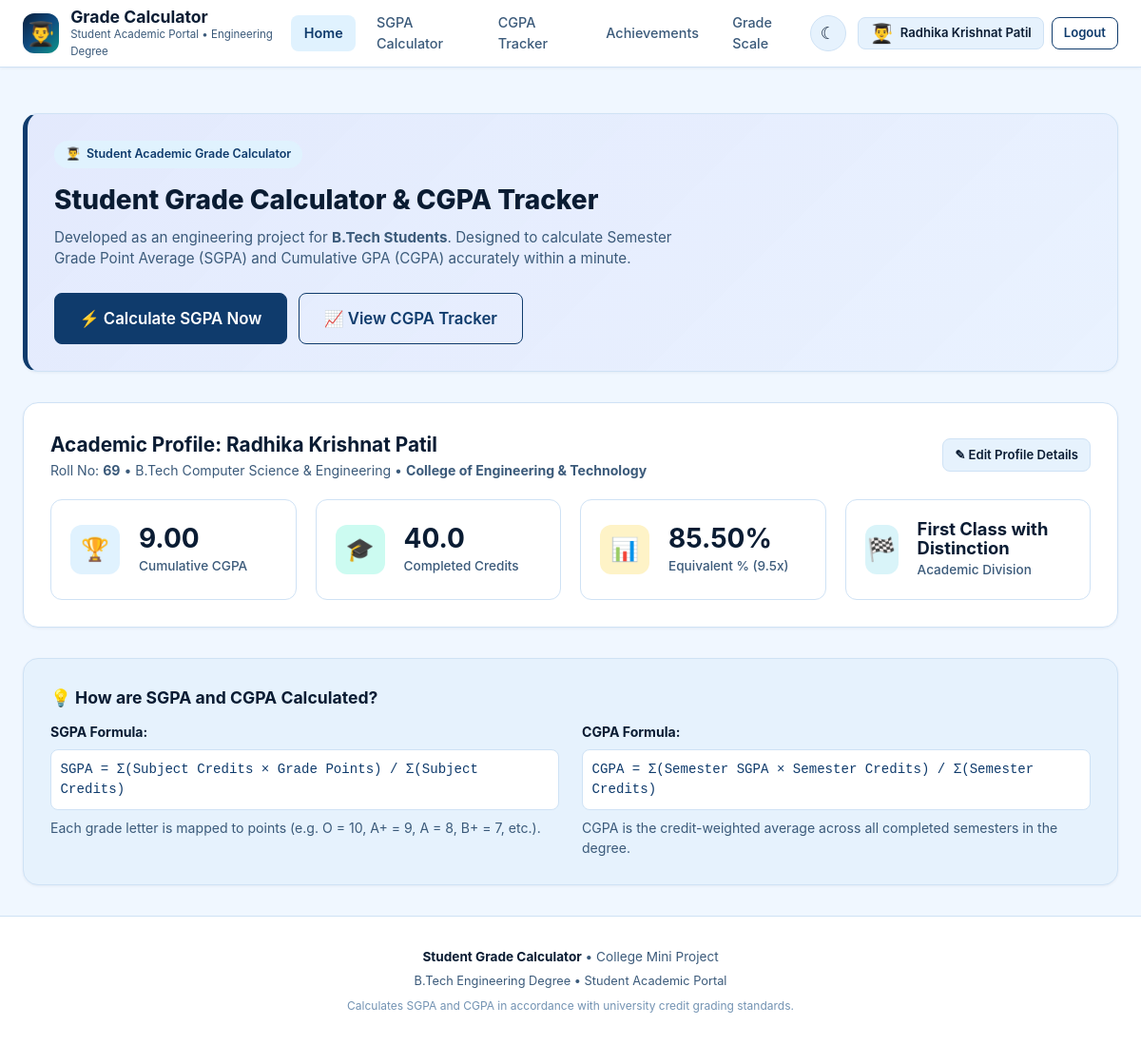
The page / (signed in) on the database its author committed.
### cgpa-calculator/backend/app.py (models this page shows, shortened)
class StudentProfile(db.Model):
    __tablename__ = "student_profiles"
    id = db.Column(db.Integer, primary_key=True)
    user_id = db.Column(db.Integer, db.ForeignKey("users.id"), nullable=False, unique=True)
    name = db.Column(db.String(120), default="Student")
    roll_no = db.Column(db.String(40), default="DS-201")
    prn = db.Column(db.String(40), default="202401234567")
    branch = db.Column(db.String(150), default="B.Tech Computer Science & Engineering")
    year = db.Column(db.String(80), default="Second Year (SY)")
    college = db.Column(db.String(200), default="Engineering Institute")
    updated_at = db.Column(db.DateTime, default=datetime.utcnow, onupdate=datetime.utcnow)

### cgpa-calculator/backend/app.py (the view)
@app.route("/")
def index():
    user = get_current_user()
    semesters = []
    cgpa_data = {"cgpa": 0.0, "total_credits": 0.0, "total_points": 0.0, "semester_count": 0}
    percentage = 0.0
    performance_class = "N/A"
    if user:
        semesters = Semester.query.filter_by(user_id=user.id).order_by(Semester.semester_no).all()
        sem_list = [{"credits": s.credits, "sgpa": s.sgpa, "semester_no": s.semester_no} for s in semesters]
        cgpa_data = calculate_cgpa(sem_list)
        if cgpa_data["cgpa"] > 0:
            percentage = calculate_percentage(cgpa_data["cgpa"], 9.5)
            performance_class = get_performance_class(cgpa_data["cgpa"])
    return render_template(
        "index.html",
        active_page="index",
        semesters=semesters,
        cgpa_data=cgpa_data,
        percentage=percentage,
        performance_class=performance_class
    )

### cgpa-calculator/backend/app.py (called while the page is built, shortened)
def get_current_user():
    if "user_id" in session:
        user = db.session.get(User, session["user_id"])
        if not user:
            session.pop("user_id", None)
            session.pop("username", None)
            return None
        return user
    return None

@app.context_processor
def inject_global_data():
    user = get_current_user()
    profile = user.profile if user else None
    return {
        "current_user": user,
        "current_profile": profile,
        "now": datetime.utcnow()
    }

### cgpa-calculator/backend/calculator.py (called while the page is built)
def calculate_percentage(cgpa: float, multiplier: float = 9.5) -> float:
    try:
        cgpa = float(cgpa)
        multiplier = float(multiplier)
    except (ValueError, TypeError):
        raise ValueError("CGPA and multiplier must be numeric.")
    if cgpa < 0 or cgpa > 10:
        raise ValueError("CGPA must be between 0.0 and 10.0.")
    if multiplier <= 0:
        raise ValueError("Multiplier must be greater than zero.")
    percentage = cgpa * multiplier
    return round(min(100.0, percentage), 2)

def get_performance_class(cgpa: float) -> str:
    if cgpa >= 7.75:
        return "First Class with Distinction"
    elif cgpa >= 6.75:
        return "First Class"
    elif cgpa >= 5.75:
        return "Higher Second Class"
    elif cgpa >= 5.00:
        return "Second Class"
    elif cgpa >= 4.00:
        return "Pass Class"
    else:
        return "Failed / Needs Improvement"

### cgpa-calculator/frontend/templates/index.html (shortened to what this page needs)
{% extends "base.html" %}
{% block content %}
<div class="card" style="margin-bottom: 2rem; background: linear-gradient(135deg, rgba(79, 70, 229, 0.08) 0%, rgba(59, 130, 246, 0.04) 100%); border-left: 5px solid var(--primary);">
  <div style="display: flex; justify-content: space-between; align-items: center; flex-wrap: wrap; gap: 1.5rem;">
    <div>
      <div class="college-tag">
        <span>👨‍🎓</span> Student Academic Grade Calculator
      </div>
      <h2 style="font-size: 1.75rem; font-weight: 800; color: var(--text-main); margin-bottom: 0.5rem;">
        Student Grade Calculator &amp; CGPA Tracker
      </h2>
      <p style="color: var(--text-muted); max-width: 650px; font-size: 0.95rem;">
        Developed as an engineering project for <strong>B.Tech Students</strong>.
        Designed to calculate Semester Grade Point Average (SGPA) and Cumulative GPA (CGPA) accurately within a minute.
      </p>
    </div>
    <div style="display: flex; gap: 0.75rem; flex-wrap: wrap;">
      <a href="{{ url_for('calculator_view') }}" class="btn btn-primary btn-lg">
        &#9889; Calculate SGPA Now
      </a>
      <a href="{{ url_for('tracker_view') }}" class="btn btn-outline btn-lg">
        &#128200; View CGPA Tracker
      </a>
    </div>
  </div>
</div>
{% if current_user and current_profile %}
<div style="margin-bottom: 2rem;">
  <div class="card">
    <div style="display: flex; justify-content: space-between; align-items: center; margin-bottom: 1.25rem; flex-wrap: wrap; gap: 1rem;">
      <div>
        <h3 style="font-size: 1.3rem; font-weight: 700; color: var(--text-main);">
          Academic Profile: {{ current_profile.name }}
        </h3>
        <p style="font-size: 0.88rem; color: var(--text-muted); margin-bottom: 0;">
          Roll No: <strong>{{ current_profile.roll_no or 'Not set' }}</strong> &bull;
          {{ current_profile.branch }} &bull;
          <strong>{{ current_profile.college or 'College of Engineering & Technology' }}</strong>
        </p>
      </div>
      <a href="{{ url_for('student_info_view') }}" class="btn btn-secondary btn-sm">
        &#9998; Edit Profile Details
      </a>
    </div>
    <div class="grid-4">
      <div class="metric-card">
        <div class="metric-icon indigo">&#127942;</div>
        <div>
          <div class="metric-value">{{ "%.2f"|format(cgpa_data.cgpa) }}</div>
          <div class="metric-label">Cumulative CGPA</div>
        </div>
      </div>
      <div class="metric-card">
        <div class="metric-icon green">&#127891;</div>
        <div>
          <div class="metric-value">{{ "%.1f"|format(cgpa_data.total_credits) }}</div>
          <div class="metric-label">Completed Credits</div>
        </div>
      </div>
      <div class="metric-card">
        <div class="metric-icon amber">&#128202;</div>
        <div>
          <div class="metric-value">
            {% if percentage > 0 %}{{ "%.2f"|format(percentage) }}%{% else %}N/A{% endif %}
          </div>
          <div class="metric-label">Equivalent % (9.5x)</div>
        </div>
      </div>
      <div class="metric-card">
        <div class="metric-icon cyan">&#127937;</div>
        <div>
          <div class="metric-value" style="font-size: 1.15rem; font-weight: 700;">
            {{ performance_class }}
          </div>
          <div class="metric-label">Academic Division</div>
        </div>
      </div>
    </div>
  </div>
</div>
{% endif %}
<div class="card" style="background: var(--bg-secondary);">
  <h4 style="font-size: 1.1rem; font-weight: 700; color: var(--text-main); margin-bottom: 0.75rem;">
    &#128161; How are SGPA and CGPA Calculated?
  </h4>
  <div class="grid-2" style="font-size: 0.88rem; color: var(--text-muted);">
    <div>
      <p style="margin-bottom: 0.5rem;">
        <strong style="color: var(--text-main);">SGPA Formula:</strong>
      </p>
      <code style="display: block; padding: 0.6rem; background: var(--bg-card); border-radius: var(--radius-sm); border: 1px solid var(--border-color); color: var(--primary);">
        SGPA = &Sigma;(Subject Credits &times; Grade Points) / &Sigma;(Subject Credits)
      </code>
      <p style="margin-top: 0.5rem;">
        Each grade letter is mapped to points (e.g. O = 10, A+ = 9, A = 8, B+ = 7, etc.).
      </p>
    </div>
    <div>
      <p style="margin-bottom: 0.5rem;">
        <strong style="color: var(--text-main);">CGPA Formula:</strong>
      </p>
      <code style="display: block; padding: 0.6rem; background: var(--bg-card); border-radius: var(--radius-sm); border: 1px solid var(--border-color); color: var(--primary);">
        CGPA = &Sigma;(Semester SGPA &times; Semester Credits) / &Sigma;(Semester Credits)
      </code>
      <p style="margin-top: 0.5rem;">
        CGPA is the credit-weighted average across all completed semesters in the degree.
      </p>
    </div>
  </div>
</div>
{% endblock %}

### cgpa-calculator/frontend/templates/base.html (shortened to what this page needs)
<!DOCTYPE html>
<html lang="en" data-theme="light">
<head>
  <link rel="stylesheet" href="{{ url_for('static', filename='css/style.css') }}">
</head>
<body>
  <nav class="navbar">
    <div class="nav-container">
      <div class="brand-wrapper">
        <div class="brand-logo-icon" title="Student Grade Portal" style="font-size: 1.55rem; line-height: 1; display: flex; align-items: center; justify-content: center;">👨‍🎓</div>
        <div class="brand-text">
          <a href="{{ url_for('index') }}" style="text-decoration: none;">
            <h1>Grade Calculator</h1>
            <span>Student Academic Portal &bull; Engineering Degree</span>
          </a>
        </div>
      </div>
      <ul class="nav-links" id="navLinks">
        <li>
          <a href="{{ url_for('index') }}" class="nav-link {% if active_page == 'index' %}active{% endif %}">
            Home
          </a>
        </li>
        <li>
          <a href="{{ url_for('calculator_view') }}" class="nav-link {% if active_page == 'calculator' %}active{% endif %}">
            SGPA Calculator
          </a>
        </li>
        <li>
          <a href="{{ url_for('tracker_view') }}" class="nav-link {% if active_page == 'tracker' %}active{% endif %}">
            CGPA Tracker
          </a>
        </li>
        <li>
          <a href="{{ url_for('achievements_view') }}" class="nav-link {% if active_page == 'achievements' %}active{% endif %}">
            Achievements
          </a>
        </li>
        <li>
          <a href="{{ url_for('grade_scale_view') }}" class="nav-link {% if active_page == 'grade_scale' %}active{% endif %}">
            Grade Scale
          </a>
        </li>
      </ul>
      <div class="nav-actions">
        <button class="theme-toggle-btn" id="themeToggleBtn" title="Toggle Dark/Light Mode" aria-label="Toggle dark mode">
          <span id="themeIcon">&#9790;</span>
        </button>
        {% if current_user %}
          <div style="display: flex; align-items: center; gap: 0.5rem;">
            <a href="{{ url_for('student_info_view') }}" class="btn btn-secondary btn-sm {% if active_page == 'student_info' %}active{% endif %}" title="View Student Profile" style="display: inline-flex; align-items: center; gap: 0.45rem; font-weight: 600;">
              <span style="font-size: 1.25rem; line-height: 1;">👨‍🎓</span>
              <span class="user-display-name">{{ current_profile.name if current_profile and current_profile.name else current_user.username }}</span>
            </a>
            <a href="{{ url_for('logout_view') }}" class="btn btn-outline btn-sm" title="Logout">
              Logout
            </a>
          </div>
        {% else %}
          <a href="{{ url_for('login_view') }}" class="btn btn-primary btn-sm" style="display: inline-flex; align-items: center; gap: 0.45rem; font-weight: 600;">
            <span style="font-size: 1.2rem; line-height: 1;">👨‍🎓</span>
            <span>Sign In</span>
          </a>
        {% endif %}
      </div>
    </div>
  </nav>
  <div class="main-content" style="padding-top: 1rem; padding-bottom: 0;">
  </div>
  <main class="main-content">
    {% block content %}{% endblock %}
  </main>
  <footer class="footer">
    <div class="footer-content">
      <p>
        <strong>Student Grade Calculator</strong> &bull; College Mini Project
      </p>
      <p style="margin-top: 0.35rem; font-size: 0.8rem;">
        B.Tech Engineering Degree &bull; Student Academic Portal
      </p>
      <p style="margin-top: 0.5rem; font-size: 0.75rem; color: var(--text-subtle);">
        Calculates SGPA and CGPA in accordance with university credit grading standards.
      </p>
    </div>
  </footer>
</body>
</html>

### rows shown on the page
StudentProfile: name "Radhika Krishnat Patil", roll_no "69", branch "B.Tech Computer Science & Engineering", college "College of Engineering & Technology"

### other values the page prints
{{ "%.2f"|format(cgpa_data.cgpa) }} "9.00"
{{ "%.1f"|format(cgpa_data.total_credits) }} "40.0"
{{ "%.2f"|format(percentage) }} "85.50"
{{ performance_class }} "First Class with Distinction"
